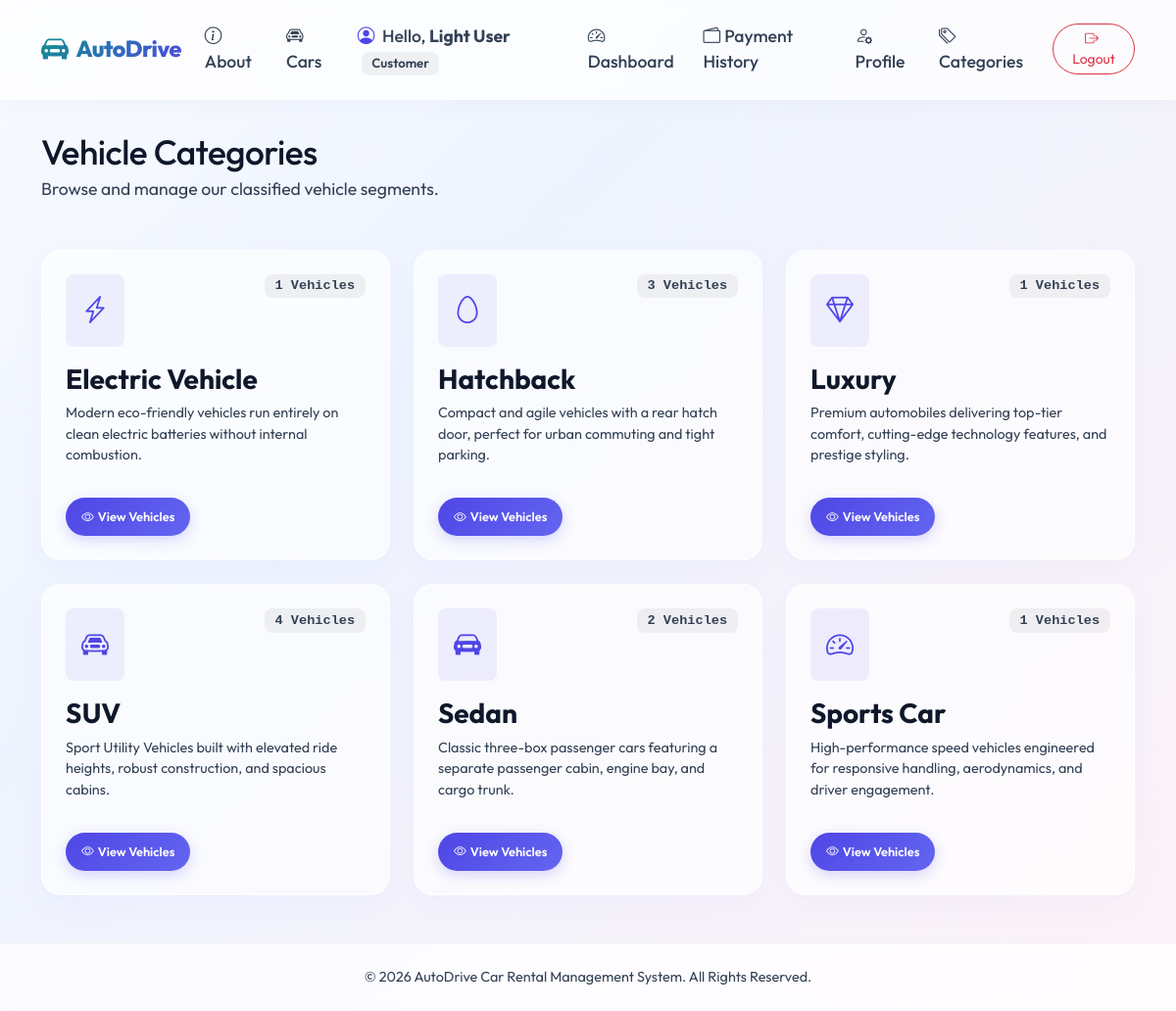
/categories/ (signed in), run on the app's committed database.
### rental/models.py (models this page shows, shortened)
class User(AbstractUser):
    ROLE_CHOICES = (
        ('customer', 'Customer'),
        ('staff', 'Staff'),
        ('admin', 'Admin'),
    )
    username = None
    email = models.EmailField(unique=True, verbose_name="Email Address")
    name = models.CharField(max_length=255, verbose_name="Full Name")
    mobile = models.CharField(max_length=15, verbose_name="Mobile Number")
    license_number = models.CharField(max_length=50, blank=True, null=True, verbose_name="Driving License Number")
    role = models.CharField(max_length=10, choices=ROLE_CHOICES, default='customer', verbose_name="Role")
    is_license_verified = models.BooleanField(default=False, verbose_name="License Verified")
    objects = UserManager()
    USERNAME_FIELD = 'email'
    REQUIRED_FIELDS = ['name']

class Category(models.Model):
    name = models.CharField(max_length=100, unique=True, verbose_name="Category Name")
    description = models.TextField(blank=True, null=True, verbose_name="Description")

### rental/views.py (the view)
# urls.py: path('categories/', views.category_list_view, name='category_list'),
@login_required
def category_list_view(request):
    categories = Category.objects.all().order_by('name')
    return render(request, 'rental/category_list.html', {'categories': categories})

### templates/rental/category_list.html (shortened to what this page needs)
{% extends 'base.html' %}
{% block content %}
<div class="container my-5 fade-in-up">
    <div class="d-flex justify-content-between align-items-center mb-5">
        <div>
            <h1 class="fw-extrabold text-dark mb-1" style="font-size: 2.2rem; letter-spacing: -0.5px;">Vehicle Categories</h1>
            <p class="text-muted mb-0">Browse and manage our classified vehicle segments.</p>
        </div>
    </div>
    <div class="row g-4">
        {% for cat in categories %}
            <div class="col-md-4">
                <div class="card card-custom h-100 d-flex flex-column p-4">
                    <div class="d-flex justify-content-between align-items-start mb-3">
                        <a href="{% url 'car_list' %}?category={{ cat.id }}" class="bg-primary-subtle text-primary rounded-3 p-3 text-decoration-none hover-scale-sm" title="Browse {{ cat.name }}">
                            {% if cat.name == 'SUV' %}
                                <i class="bi bi-car-front fs-3"></i>
                            {% elif cat.name == 'Sedan' %}
                                <i class="bi bi-car-front-fill fs-3"></i>
                            {% elif cat.name == 'Hatchback' %}
                                <i class="bi bi-egg fs-3"></i>
                            {% elif cat.name == 'Luxury' %}
                                <i class="bi bi-gem fs-3"></i>
                            {% elif cat.name == 'Electric Vehicle' %}
                                <i class="bi bi-lightning-charge fs-3"></i>
                            {% elif cat.name == 'Sports Car' %}
                                <i class="bi bi-speedometer2 fs-3"></i>
                            {% else %}
                                <i class="bi bi-tags fs-3"></i>
                            {% endif %}
                        </a>
                        <span class="badge bg-secondary font-monospace" style="font-size: 0.85rem;">
                            {{ cat.cars.count }} Vehicles
                        </span>
                    </div>
                    <h3 class="fw-bold text-dark mb-2">
                        <a href="{% url 'car_list' %}?category={{ cat.id }}" class="text-decoration-none text-dark hover-primary">{{ cat.name }}</a>
                    </h3>
                    <p class="text-muted flex-grow-1" style="font-size: 0.9rem; line-height: 1.5;">
                        {% if cat.description %}
                            {{ cat.description }}
                        {% else %}
                            No description defined for this category.
                        {% endif %}
                    </p>
                    <div class="mt-3">
                        <a href="{% url 'car_list' %}?category={{ cat.id }}" class="btn btn-custom-primary btn-sm px-3 rounded-pill" style="font-size: 0.8rem; font-weight: 600;">
                            <i class="bi bi-eye me-1"></i>View Vehicles
                        </a>
                    </div>
                </div>
            </div>
        {% empty %}
            <div class="col-12 text-center py-5">
                <i class="bi bi-tags-fill display-2 text-muted mb-3"></i>
                <h3 class="fw-bold text-dark">No Categories Configured</h3>
                <p class="text-muted">Stay tuned, new segments are being set up soon!</p>
            </div>
        {% endfor %}
    </div>
</div>
{% endblock %}

### templates/base.html (shortened to what this page needs)
{% load static %}
<!DOCTYPE html>
<html lang="en">
<head>
    <link href="https://cdn.jsdelivr.net/npm/bootstrap@5.3.2/dist/css/bootstrap.min.css" rel="stylesheet">
    <link rel="stylesheet" href="https://cdn.jsdelivr.net/npm/bootstrap-icons@1.11.2/font/bootstrap-icons.min.css">
    <link rel="stylesheet" href="{% static 'css/style.css' %}?v=4.0">
</head>
<body>
    <nav class="navbar navbar-expand-lg navbar-light navbar-custom py-3">
        <div class="container">
            <a class="navbar-brand d-flex align-items-center" href="{% url 'home' %}">
                <i class="bi bi-car-front-fill me-2 fs-3 text-primary"></i>
                <span>AutoDrive</span>
            </a>
            <div class="collapse navbar-collapse" id="navbarNav">
                <ul class="navbar-nav ms-auto align-items-center gap-2">
                    <li class="nav-item">
                        <a class="nav-link" href="{% url 'about' %}">
                            <i class="bi bi-info-circle me-1"></i>About
                        </a>
                    </li>
                    <li class="nav-item">
                        <a class="nav-link" href="{% url 'car_list' %}">
                            <i class="bi bi-car-front me-1"></i>Cars
                        </a>
                    </li>
                    {% if user.is_authenticated %}
                        <li class="nav-item">
                            <span class="nav-link text-secondary pe-none">
                                <i class="bi bi-person-circle me-1 text-primary"></i>
                                Hello, <strong>{{ user.name }}</strong>
                                <span class="badge bg-secondary ms-1">{{ user.get_role_display }}</span>
                            </span>
                        </li>
                        <li class="nav-item">
                            <a class="nav-link" href="{% url 'dashboard' %}">
                                <i class="bi bi-speedometer2 me-1"></i>Dashboard
                            </a>
                        </li>
                        <li class="nav-item">
                            <a class="nav-link" href="{% url 'payment_history' %}">
                                <i class="bi bi-wallet2 me-1"></i>Payment History
                            </a>
                        </li>
                        <li class="nav-item">
                            <a class="nav-link" href="{% url 'profile' %}">
                                <i class="bi bi-person-gear me-1"></i>Profile
                            </a>
                        </li>
                        <li class="nav-item">
                            <a class="nav-link" href="{% url 'category_list' %}">
                                <i class="bi bi-tags me-1"></i>Categories
                            </a>
                        </li>
                        <li class="nav-item ms-2">
                            <a class="btn btn-outline-danger btn-sm rounded-pill px-3" href="{% url 'logout' %}">
                                <i class="bi bi-box-arrow-right me-1"></i>Logout
                            </a>
                        </li>
                    {% endif %}
                </ul>
            </div>
        </div>
    </nav>
    <main class="flex-grow-1">
        {% block content %}
        {% endblock %}
    </main>
    <footer>
        <div class="container">
            <p class="mb-0">&copy; 2026 AutoDrive Car Rental Management System. All Rights Reserved.</p>
        </div>
    </footer>
</body>
</html>

### static/css/style.css (style rules this page uses)
:root { --primary-color: #4f46e5; --primary-hover: #4338ca; --primary-glow: rgba(79, 70, 229, 0.12); --accent-teal: #0d9488; --accent-teal-glow: rgba(13, 148, 136, 0.12); --accent-pink: #db2777; --accent-pink-glow: rgba(219, 39, 119, 0.12); --accent-amber: #d97706; --accent-amber-glow: rgba(217, 119, 6, 0.12); --bg-light: #f4f6fc; --bg-card: rgba(255, 255, 255, 0.65); --border-color: rgba(255, 255, 255, 0.5); --text-main: #0f172a; --text-muted: #334155; --text-dark: #0f172a; --transition-speed: 0.3s; }
body { font-family: 'Outfit', sans-serif; font-size: 1.1rem; background: linear-gradient(135deg, #f8faff 0%, #eef4ff 35%, #fdf2f8 100%); background-attachment: fixed; color: var(--text-main); min-height: 100vh; display: flex; flex-direction: column; position: relative; overflow-x: hidden; padding-top: 86px; }
.fade-in-up { animation: fadeInUp 0.6s cubic-bezier(0.16, 1, 0.3, 1) both; }
.navbar-custom { background: rgba(255, 255, 255, 0.75) !important; backdrop-filter: blur(16px); border-bottom: 1px solid rgba(255, 255, 255, 0.5); box-shadow: 0 4px 20px rgba(0, 0, 0, 0.03); position: fixed !important; top: 0; left: 0; right: 0; z-index: 1050; }
.navbar-brand { font-weight: 800; font-size: 1.45rem; letter-spacing: -0.5px; background: linear-gradient(135deg, var(--accent-teal) 0%, var(--primary-color) 100%); -webkit-background-clip: text; -webkit-text-fill-color: transparent; transition: filter var(--transition-speed); }
.navbar-custom .nav-link { font-weight: 500; color: var(--text-muted) !important; transition: all var(--transition-speed) ease; }
.card-custom { background: var(--bg-card); border: 1px solid rgba(255, 255, 255, 0.6); border-radius: 20px; backdrop-filter: blur(20px); box-shadow: 0 10px 30px rgba(79, 70, 229, 0.04), 0 1px 3px rgba(0, 0, 0, 0.02); transition: all var(--transition-speed) cubic-bezier(0.25, 0.8, 0.25, 1); overflow: hidden; }
footer { padding: 24px 0; margin-top: 24px; color: var(--text-muted); border-top: 1px solid rgba(0,0,0,0.06); background: rgba(255,255,255,0.45); }
.text-dark { color: var(--text-dark) !important; }
.text-muted { color: var(--text-muted) !important; }
.text-secondary { color: var(--text-muted) !important; }
.btn-custom-primary { background: linear-gradient(135deg, var(--primary-color) 0%, #6366f1 100%); border: none; color: white !important; font-weight: 600; padding: 10px 24px; border-radius: 12px; transition: all var(--transition-speed) ease; box-shadow: 0 4px 14px rgba(79, 70, 229, 0.22); }
.badge { font-weight: 600; padding: 0.4em 0.8em; border-radius: 8px; }
.bg-secondary { background-color: rgba(0, 0, 0, 0.05) !important; color: var(--text-muted) !important; }
.bg-primary-subtle { background-color: rgba(79, 70, 229, 0.08) !important; }
.text-primary { color: #4f46e5 !important; }
footer { background: rgba(255, 255, 255, 0.75); border-top: 1px solid rgba(0, 0, 0, 0.05); padding: 24px 0; text-align: center; color: var(--text-muted); font-size: 0.9rem; margin-top: auto; backdrop-filter: blur(16px); }
.hover-primary { transition: color var(--transition-speed); }

### data on the page
User: name "Light User", role "Customer"
Category: cars.count "1", name "Electric Vehicle", description "Modern eco-friendly vehicles run entirely on clean electric batteries without internal combustion."
Category: cars.count "3", name "Hatchback", description "Compact and agile vehicles with a rear hatch door, perfect for urban commuting and tight parking."
Category: cars.count "1", name "Luxury", description "Premium automobiles delivering top-tier comfort, cutting-edge technology features, and prestige styling."
Category: cars.count "4", name "SUV", description "Sport Utility Vehicles built with elevated ride heights, robust construction, and spacious cabins."
Category: cars.count "2", name "Sedan", description "Classic three-box passenger cars featuring a separate passenger cabin, engine bay, and cargo trunk."
Category: cars.count "1", name "Sports Car", description "High-performance speed vehicles engineered for responsive handling, aerodynamics, and driver engagement."
